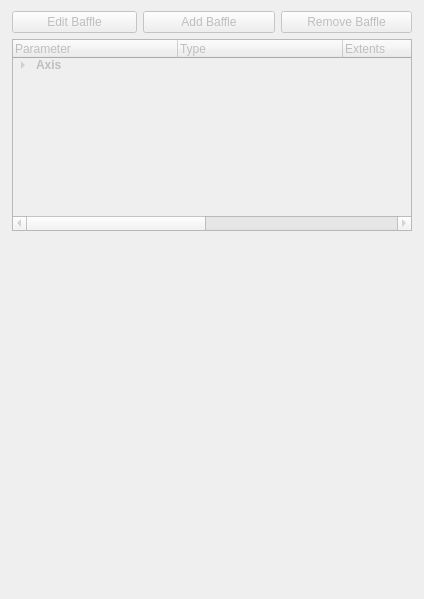
      <widget class="QWidget" name="Baffles">
       <property name="enabled">
        <bool>false</bool>
       </property>
       <property name="autoFillBackground">
        <bool>false</bool>
       </property>
       <attribute name="title">
        <string>Baffles</string>
       </attribute>
       <layout class="QGridLayout" name="gridLayout_20">
        <property name="leftMargin">
         <number>12</number>
        </property>
        <property name="rightMargin">
         <number>12</number>
        </property>
        <property name="bottomMargin">
         <number>12</number>
        </property>
        <item row="0" column="0">
         <layout class="QGridLayout" name="gridLayout_19">
          <item row="0" column="0">
           <layout class="QHBoxLayout" name="horizontalLayout_2">
            <property name="sizeConstraint">
             <enum>QLayout::SetFixedSize</enum>
            </property>
            <item>
             <widget class="QPushButton" name="EditBaffle">
              <property name="minimumSize">
               <size>
                <width>0</width>
                <height>0</height>
               </size>
              </property>
              <property name="maximumSize">
               <size>
                <width>125</width>
                <height>16777215</height>
               </size>
              </property>
              <property name="text">
               <string>Edit Baffle</string>
              </property>
              <property name="icon">
               <iconset>
                <normaloff>../../.designer/backup/icons/actions/format-justify-fill.png</normaloff>../../.designer/backup/icons/actions/format-justify-fill.png</iconset>
              </property>
              <property name="iconSize">
               <size>
                <width>22</width>
                <height>22</height>
               </size>
              </property>
             </widget>
            </item>
            <item>
             <widget class="QPushButton" name="AddBaffle">
              <property name="maximumSize">
               <size>
                <width>180</width>
                <height>16777215</height>
               </size>
              </property>
              <property name="text">
               <string>Add Baffle</string>
              </property>
              <property name="icon">
               <iconset>
                <normaloff>../../.designer/backup/icons/actions/list-add.png</normaloff>../../.designer/backup/icons/actions/list-add.png</iconset>
              </property>
              <property name="iconSize">
               <size>
                <width>22</width>
                <height>22</height>
               </size>
              </property>
             </widget>
            </item>
            <item>
             <widget class="QPushButton" name="RemoveBaffle">
              <property name="maximumSize">
               <size>
                <width>190</width>
                <height>16777215</height>
               </size>
              </property>
              <property name="text">
               <string>Remove Baffle</string>
              </property>
              <property name="icon">
               <iconset>
                <normaloff>../../.designer/backup/icons/actions/list-remove.png</normaloff>../../.designer/backup/icons/actions/list-remove.png</iconset>
              </property>
              <property name="iconSize">
               <size>
                <width>22</width>
                <height>22</height>
               </size>
              </property>
             </widget>
            </item>
           </layout>
          </item>
          <item row="2" column="0">
           <widget class="QVTKWidget" name="VTKBaffles" native="true">
            <property name="sizePolicy">
             <sizepolicy hsizetype="Expanding" vsizetype="Expanding">
              <horstretch>0</horstretch>
              <verstretch>0</verstretch>
             </sizepolicy>
            </property>
            <property name="minimumSize">
             <size>
              <width>400</width>
              <height>350</height>
             </size>
            </property>
           </widget>
          </item>
          <item row="1" column="0">
           <widget class="QTreeWidget" name="BaffleTree">
            <property name="sizePolicy">
             <sizepolicy hsizetype="Expanding" vsizetype="Expanding">
              <horstretch>0</horstretch>
              <verstretch>0</verstretch>
             </sizepolicy>
            </property>
            <property name="minimumSize">
             <size>
              <width>320</width>
              <height>0</height>
             </size>
            </property>
            <property name="alternatingRowColors">
             <bool>true</bool>
            </property>
            <attribute name="headerDefaultSectionSize">
             <number>165</number>
            </attribute>
            <column>
             <property name="text">
              <string>Parameter</string>
             </property>
            </column>
            <column>
             <property name="text">
              <string>Type</string>
             </property>
            </column>
            <column>
             <property name="text">
              <string>Extents</string>
             </property>
            </column>
            <column>
             <property name="text">
              <string>Position</string>
             </property>
            </column>
            <column>
             <property name="text">
              <string>Value</string>
             </property>
            </column>
            <item>
             <property name="text">
              <string>Axis</string>
             </property>
             <property name="font">
              <font>
               <weight>75</weight>
               <bold>true</bold>
              </font>
             </property>
             <property name="text">
              <string/>
             </property>
             <property name="text">
              <string/>
             </property>
             <property name="text">
              <string/>
             </property>
             <property name="text">
              <string/>
             </property>
             <property name="flags">
              <set>ItemIsDragEnabled|ItemIsEnabled</set>
             </property>
             <item>
              <property name="text">
               <string>x</string>
              </property>
              <property name="text">
               <string/>
              </property>
              <property name="text">
               <string/>
              </property>
              <property name="text">
               <string/>
              </property>
              <property name="text">
               <string/>
              </property>
             </item>
             <item>
              <property name="text">
               <string>y</string>
              </property>
              <property name="text">
               <string/>
              </property>
              <property name="text">
               <string/>
              </property>
              <property name="text">
               <string/>
              </property>
              <property name="text">
               <string/>
              </property>
             </item>
             <item>
              <property name="text">
               <string>z</string>
              </property>
              <property name="text">
               <string/>
              </property>
              <property name="text">
               <string/>
              </property>
              <property name="text">
               <string/>
              </property>
              <property name="text">
               <string/>
              </property>
             </item>
            </item>
           </widget>
          </item>
         </layout>
        </item>
       </layout>
      </widget>
